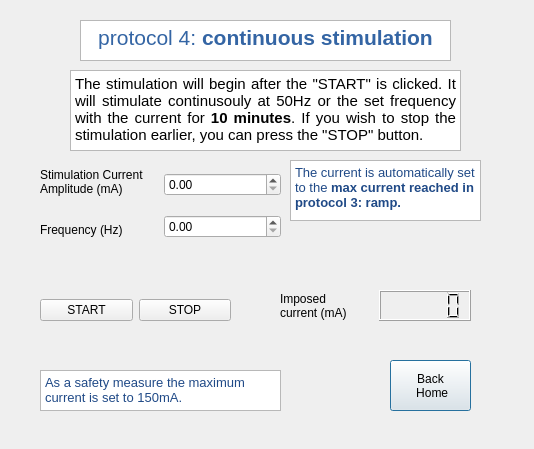
<?xml version="1.0" encoding="UTF-8"?>
<ui version="4.0">
 <class>Protocol4</class>
 <widget class="QDialog" name="Protocol4">
  <property name="geometry">
   <rect>
    <x>0</x>
    <y>0</y>
    <width>534</width>
    <height>449</height>
   </rect>
  </property>
  <property name="windowTitle">
   <string>Dialog</string>
  </property>
  <widget class="QTextBrowser" name="Text_Title">
   <property name="geometry">
    <rect>
     <x>80</x>
     <y>20</y>
     <width>371</width>
     <height>41</height>
    </rect>
   </property>
   <property name="html">
    <string>&lt;!DOCTYPE HTML PUBLIC &quot;-//W3C//DTD HTML 4.0//EN&quot; &quot;http://www.w3.org/TR/REC-html40/strict.dtd&quot;&gt;
&lt;html&gt;&lt;head&gt;&lt;meta name=&quot;qrichtext&quot; content=&quot;1&quot; /&gt;&lt;style type=&quot;text/css&quot;&gt;
p, li { white-space: pre-wrap; }
&lt;/style&gt;&lt;/head&gt;&lt;body style=&quot; font-family:'Ubuntu'; font-size:11pt; font-weight:400; font-style:normal;&quot;&gt;
&lt;p align=&quot;center&quot; style=&quot; margin-top:0px; margin-bottom:0px; margin-left:0px; margin-right:0px; -qt-block-indent:0; text-indent:0px;&quot;&gt;&lt;span style=&quot; font-size:16pt; color:#3465a4;&quot;&gt;protocol 4:&lt;/span&gt;&lt;span style=&quot; font-size:16pt; font-weight:600; color:#3465a4;&quot;&gt; continuous stimulation&lt;/span&gt;&lt;/p&gt;&lt;/body&gt;&lt;/html&gt;</string>
   </property>
  </widget>
  <widget class="QPushButton" name="Button_Home">
   <property name="geometry">
    <rect>
     <x>390</x>
     <y>360</y>
     <width>81</width>
     <height>51</height>
    </rect>
   </property>
   <property name="text">
    <string>Back 
 Home</string>
   </property>
  </widget>
  <widget class="QTextBrowser" name="Text_Description">
   <property name="geometry">
    <rect>
     <x>70</x>
     <y>70</y>
     <width>391</width>
     <height>81</height>
    </rect>
   </property>
   <property name="html">
    <string>&lt;!DOCTYPE HTML PUBLIC &quot;-//W3C//DTD HTML 4.0//EN&quot; &quot;http://www.w3.org/TR/REC-html40/strict.dtd&quot;&gt;
&lt;html&gt;&lt;head&gt;&lt;meta name=&quot;qrichtext&quot; content=&quot;1&quot; /&gt;&lt;style type=&quot;text/css&quot;&gt;
p, li { white-space: pre-wrap; }
&lt;/style&gt;&lt;/head&gt;&lt;body style=&quot; font-family:'Ubuntu'; font-size:11pt; font-weight:400; font-style:normal;&quot;&gt;
&lt;p align=&quot;justify&quot; style=&quot; margin-top:0px; margin-bottom:0px; margin-left:0px; margin-right:0px; -qt-block-indent:0; text-indent:0px;&quot;&gt;The stimulation will begin after the &amp;quot;START&amp;quot; is clicked. It will stimulate continusouly at 50Hz or the set frequency with the current for &lt;span style=&quot; font-weight:600;&quot;&gt;10 minutes&lt;/span&gt;. If you wish to stop the stimulation earlier, you can press the &amp;quot;STOP&amp;quot; button.&lt;/p&gt;&lt;/body&gt;&lt;/html&gt;</string>
   </property>
  </widget>
  <widget class="QWidget" name="layoutWidget">
   <property name="geometry">
    <rect>
     <x>40</x>
     <y>280</y>
     <width>191</width>
     <height>61</height>
    </rect>
   </property>
   <layout class="QHBoxLayout" name="horizontalLayout">
    <item>
     <widget class="QPushButton" name="Button_Start_2">
      <property name="text">
       <string>START</string>
      </property>
     </widget>
    </item>
    <item>
     <widget class="QPushButton" name="Button_Stop_2">
      <property name="text">
       <string>STOP</string>
      </property>
     </widget>
    </item>
   </layout>
  </widget>
  <widget class="QTextBrowser" name="Text_Note">
   <property name="geometry">
    <rect>
     <x>40</x>
     <y>370</y>
     <width>241</width>
     <height>41</height>
    </rect>
   </property>
   <property name="html">
    <string>&lt;!DOCTYPE HTML PUBLIC &quot;-//W3C//DTD HTML 4.0//EN&quot; &quot;http://www.w3.org/TR/REC-html40/strict.dtd&quot;&gt;
&lt;html&gt;&lt;head&gt;&lt;meta name=&quot;qrichtext&quot; content=&quot;1&quot; /&gt;&lt;style type=&quot;text/css&quot;&gt;
p, li { white-space: pre-wrap; }
&lt;/style&gt;&lt;/head&gt;&lt;body style=&quot; font-family:'Ubuntu'; font-size:11pt; font-weight:400; font-style:normal;&quot;&gt;
&lt;p style=&quot; margin-top:0px; margin-bottom:0px; margin-left:0px; margin-right:0px; -qt-block-indent:0; text-indent:0px;&quot;&gt;&lt;span style=&quot; font-size:10pt; color:#204a87;&quot;&gt;As a safety measure the maximum current is set to 150mA.&lt;/span&gt;&lt;/p&gt;&lt;/body&gt;&lt;/html&gt;</string>
   </property>
  </widget>
  <widget class="QTextBrowser" name="textBrowser">
   <property name="geometry">
    <rect>
     <x>290</x>
     <y>160</y>
     <width>191</width>
     <height>61</height>
    </rect>
   </property>
   <property name="html">
    <string>&lt;!DOCTYPE HTML PUBLIC &quot;-//W3C//DTD HTML 4.0//EN&quot; &quot;http://www.w3.org/TR/REC-html40/strict.dtd&quot;&gt;
&lt;html&gt;&lt;head&gt;&lt;meta name=&quot;qrichtext&quot; content=&quot;1&quot; /&gt;&lt;style type=&quot;text/css&quot;&gt;
p, li { white-space: pre-wrap; }
&lt;/style&gt;&lt;/head&gt;&lt;body style=&quot; font-family:'Ubuntu'; font-size:11pt; font-weight:400; font-style:normal;&quot;&gt;
&lt;p style=&quot; margin-top:0px; margin-bottom:0px; margin-left:0px; margin-right:0px; -qt-block-indent:0; text-indent:0px;&quot;&gt;&lt;span style=&quot; font-size:10pt; color:#204a87;&quot;&gt;The current is automatically set to the &lt;/span&gt;&lt;span style=&quot; font-size:10pt; font-weight:600; color:#204a87;&quot;&gt;max current reached in protocol 3: ramp.&lt;/span&gt;&lt;/p&gt;&lt;/body&gt;&lt;/html&gt;</string>
   </property>
  </widget>
  <widget class="QWidget" name="">
   <property name="geometry">
    <rect>
     <x>40</x>
     <y>160</y>
     <width>241</width>
     <height>91</height>
    </rect>
   </property>
   <layout class="QHBoxLayout" name="horizontalLayout_2">
    <item>
     <layout class="QVBoxLayout" name="verticalLayout">
      <item>
       <widget class="QLabel" name="Label_CurrentAmplitude">
        <property name="text">
         <string>Stimulation Current 
Amplitude (mA)</string>
        </property>
       </widget>
      </item>
      <item>
       <widget class="QLabel" name="Label_Frequency">
        <property name="text">
         <string>Frequency (Hz)</string>
        </property>
       </widget>
      </item>
     </layout>
    </item>
    <item>
     <layout class="QVBoxLayout" name="verticalLayout_2">
      <item>
       <widget class="QDoubleSpinBox" name="SpinBox_CurrentAmplitude"/>
      </item>
      <item>
       <widget class="QDoubleSpinBox" name="SpinBox_Frequency"/>
      </item>
     </layout>
    </item>
   </layout>
  </widget>
  <widget class="QWidget" name="">
   <property name="geometry">
    <rect>
     <x>280</x>
     <y>290</y>
     <width>191</width>
     <height>31</height>
    </rect>
   </property>
   <layout class="QHBoxLayout" name="horizontalLayout_3">
    <item>
     <widget class="QLabel" name="Label_currentImposed">
      <property name="text">
       <string>Imposed
current (mA)</string>
      </property>
     </widget>
    </item>
    <item>
     <widget class="QLCDNumber" name="lcd_currentImposed"/>
    </item>
   </layout>
  </widget>
 </widget>
 <resources/>
 <connections/>
</ui>
